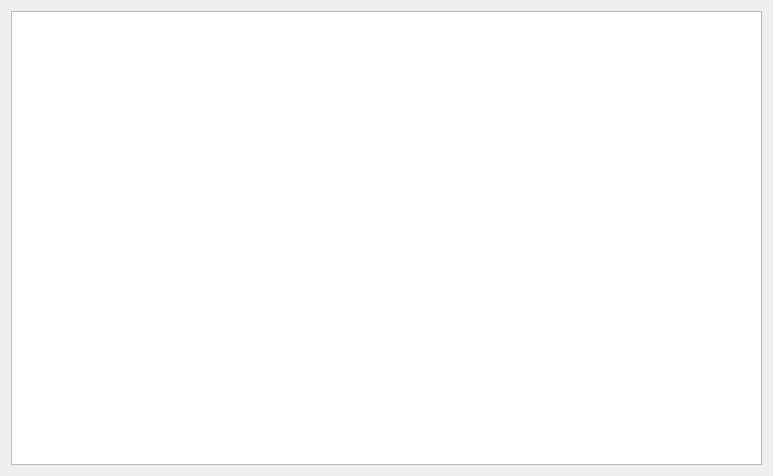
<?xml version="1.0" encoding="UTF-8"?>
<ui version="4.0">
 <class>QInfoDialog</class>
 <widget class="QDialog" name="QInfoDialog">
  <property name="geometry">
   <rect>
    <x>0</x>
    <y>0</y>
    <width>773</width>
    <height>476</height>
   </rect>
  </property>
  <property name="windowTitle">
   <string>Dialog</string>
  </property>
  <layout class="QGridLayout" name="gridLayout">
   <item row="0" column="0">
    <widget class="QPlainTextEdit" name="plainTextEdit">
     <property name="font">
      <font>
       <family>Courier New</family>
       <pointsize>8</pointsize>
      </font>
     </property>
    </widget>
   </item>
  </layout>
 </widget>
 <resources/>
 <connections/>
</ui>
